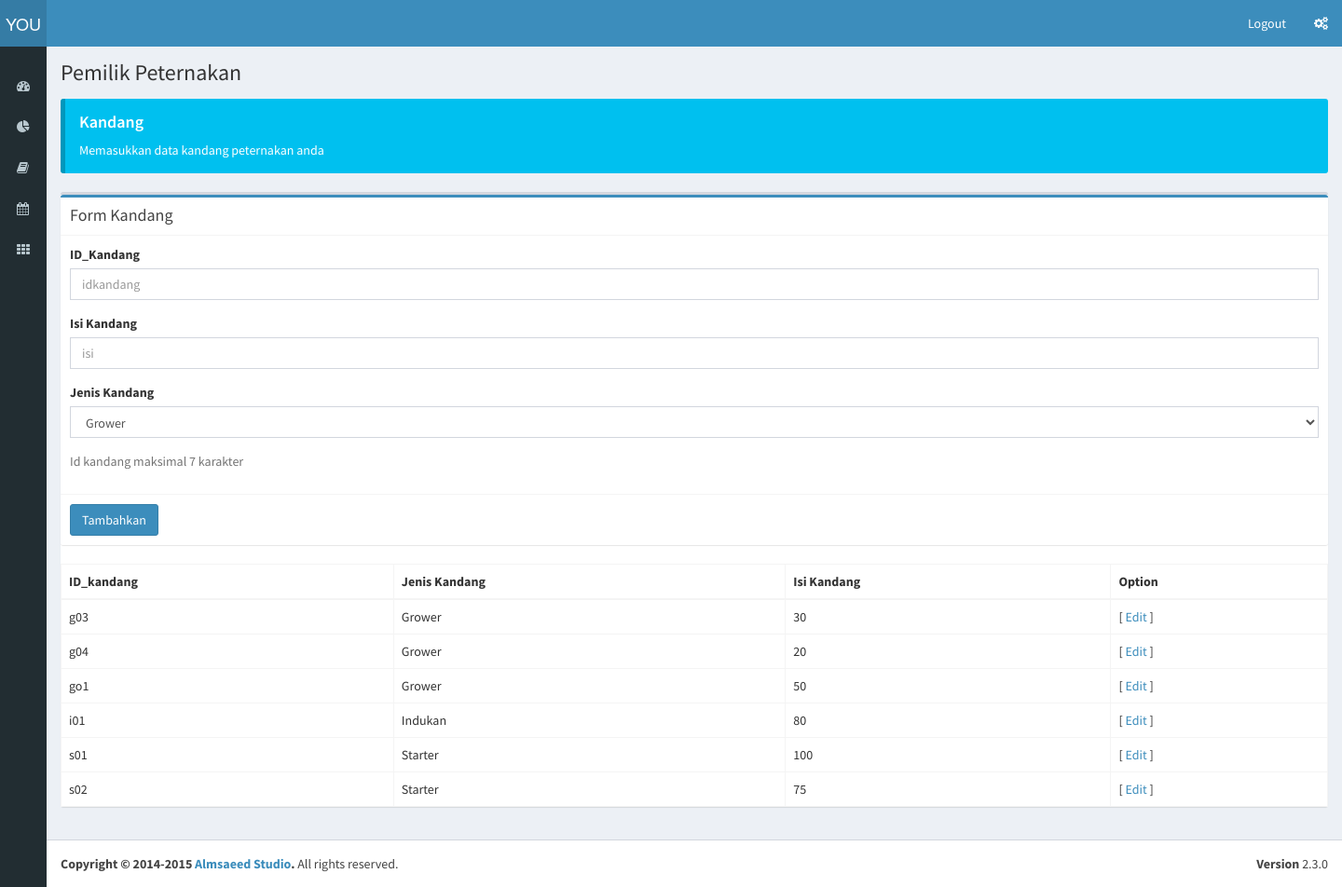
The app's page /index.php?kandang (signed in) with its own data.
### tables this page shows
CREATE TABLE IF NOT EXISTS `tb_kandang` (
  `id_kandang` varchar(7) NOT NULL,
  `id_peternakan` varchar(10) NOT NULL,
  `id_jenis_kandang` varchar(1) NOT NULL,
  `isi_kandang` int(3) NOT NULL,
  PRIMARY KEY (`id_kandang`),
  KEY `id_peternakan` (`id_peternakan`),
  KEY `id_jenis_kandang` (`id_jenis_kandang`)
);

CREATE TABLE IF NOT EXISTS `tb_jenis_kandang` (
  `id_jenis_kandang` varchar(1) NOT NULL,
  `nama_jenis_kandang` varchar(10) NOT NULL,
  PRIMARY KEY (`id_jenis_kandang`)
);

### controller/controller.php (called while the page is built, shortened)
<?php
	include "model/model.php";
	class controller{
		public $model;
		function __construct(){
			$this->model = new model();
		}
		function viewkformkandang(){
			$data = $this->model->getdataKan();
				include "view/formKan.php";
		}
	}
?>

### model/model.php (called while the page is built, shortened)
<?php
	class model{
function getdataKan(){
	$data=null;
	$id=$_SESSION['idpt'];
			$sql = mysql_query("select * from tb_peternakan pt join tb_kandang kd
			on kd.id_peternakan=pt.id_peternakan
			join tb_jenis_kandang jk on jk.id_jenis_kandang=kd.id_jenis_kandang
			 where pt.id_peternakan= '$id'");
			$indeks=0;
			while($radata=mysql_fetch_array($sql)){
        $data [$indeks]["id_kandang"]=$radata["id_kandang"];
        $data [$indeks]["nama_jenis_kandang"]=$radata["nama_jenis_kandang"];
        $data[$indeks]["isi_kandang"]=$radata["isi_kandang"];
$indeks=$indeks+1;
        }
return $data;
    }
	}
	?>

### view/formKan.php (the view, shortened to what this page needs)
<!DOCTYPE html>
<html>
  <head>
    <link rel="stylesheet" href="aset/bootstrap/css/bootstrap.min.css">
    <link rel="stylesheet" href="https://maxcdn.bootstrapcdn.com/font-awesome/4.4.0/css/font-awesome.min.css">
    <link rel="stylesheet" href="https://code.ionicframework.com/ionicons/2.0.1/css/ionicons.min.css">
    <link rel="stylesheet" href="aset/plugins/jvectormap/jquery-jvectormap-1.2.2.css">
    <link rel="stylesheet" href="aset/dist/css/AdminLTE.min.css">
    <link rel="stylesheet" href="aset/dist/css/skins/_all-skins.min.css">
  </head>
  <body class="hold-transition skin-blue sidebar-collapse sidebar-mini">
    <div class="wrapper">
 <header class="main-header">
        <a href="../../index2.html" class="logo">
          <span class="logo-mini">YOU</span>
        </a>
        <nav class="navbar navbar-static-top" role="navigation">
          <div class="navbar-custom-menu">
            <ul class="nav navbar-nav">
              <li class="dropdown user user-menu">
              <a href="index.php?logout" class="dropdown-toggle" data-toggle="dropdown">
                  <span class="hidden-xs">Logout</span>
                </a>
              </li>
              <li>
                <a href="#" data-toggle="control-sidebar"><i class="fa fa-gears"></i></a>
              </li>
            </ul>
          </div>
        </nav>
      </header>
         <aside class="main-sidebar">
        <section class="sidebar">
          <div class="user-panel">
          </div>
          <ul class="sidebar-menu">
            <li class="treeview">
              <a href="#">
                <i class="fa fa-dashboard"></i> <span>Peternakan</span> <i class="fa fa-angle-left pull-right"></i>
              </a>
            </li>
            <li class="treeview">
              <a href="index.php?Apakan">
                <i class="fa fa-pie-chart"></i>
              </a>
            </li>
            <li class="treeview">
              <a href="#">
                <i class="fa fa-book"></i> <span>Karyawan</span>
              </a>
            </li>
            <li class="treeview">
              <a href="#">
                <i class="fa fa-calendar"></i> <span>Jadwal</span>
              </a>
            </li>
            <li>
              <a href="index.php?kandang">
                <i class="fa fa-th"></i> <span>Kandang</span>
              </a>
            </li>
          </ul>
        </section>
      </aside>
      <div class="content-wrapper">
        <section class="content-header">
          <h1>
            Pemilik Peternakan
          </h1>
        </section>
        <section class="content">
          <div class="callout callout-info">
            <h4>Kandang</h4>
            <p>Memasukkan data kandang peternakan anda</p>
          </div>
         <div class="box">
                <div class="box-body no-padding">
              <div class="box box-primary">
                <div class="box-header with-border">
                  <h3 class="box-title">Form Kandang</h3>
                </div>
                <form role="form" method="post" action="index.php?inputkandang">
                  <div class="box-body">
                    <div class="form-group">
                      <label for="exampleInputEmail1">ID_Kandang</label>
                      <input type="text" class="form-control" id="exampleInputEmail1" placeholder="idkandang" name="idk">
                    </div>
                    <div class="form-group">
                      <label for="exampleInputEmail1">Isi Kandang</label>
                      <input type="text" class="form-control" id="exampleInputEmail1" placeholder="isi" name="isi">
                    </div>
                             <div class="form-group">
                      <label>Jenis Kandang</label>
                      <select name="jkandang" class="form-control">
                        <?php
$data2=mysql_query("select * from tb_jenis_kandang");
while($rdata=mysql_fetch_array($data2)){
?>
    <option value="<?php echo $rdata["id_jenis_kandang"];?>"><?php echo $rdata["nama_jenis_kandang"];?>&nbsp;</option>
 <?php } ?>
                      </select>
                    </div>
                    <div class="form-group">
                      <p class="help-block">Id kandang maksimal 7 karakter</p>
                    </div>
                  </div>
                  <div class="box-footer">
                    <button type="submit" class="btn btn-primary" name="create">Tambahkan</button>
                  </div>
                </form>
              </div>
   <table id="example2" class="table table-bordered table-hover">
                    <thead>
                      <tr>
                        <th>ID_kandang</th>
                        <th>Jenis Kandang</th>
                        <th>Isi Kandang</th>
                        <th>Option</th>
                      </tr>
                    </thead>
                    <tbody> <?php
                                if($data!=null)
{
     foreach ( $data as $var ) {
?><tr>
    <td><?php echo $var["id_kandang"];?>&nbsp;</td>
    <td><?php echo $var["nama_jenis_kandang"];?>&nbsp;</td>
    <td><?php echo $var["isi_kandang"];?>&nbsp;</td>
  <td>
                                        [ <a href="index.php?editkand&idkd=<?php echo $var['id_kandang'];?>">Edit</a> ] </td>
                                </tr>
 <?php }
 } else { ?> <h3>Maaf data kandang masih kosong</h3>
 <?php  }?>
                    </tbody>
                  </table>
                </div>
              </div>
            </section>
      </div>
      <footer class="main-footer">
        <div class="pull-right hidden-xs">
          <b>Version</b> 2.3.0
        </div>
        <strong>Copyright &copy; 2014-2015 <a href="http://almsaeedstudio.com">Almsaeed Studio</a>.</strong> All rights reserved.
      </footer>
    </div>
  </body>
</html>

### records on screen
tb_kandang: id_kandang "g03", id_jenis_kandang.nama_jenis_kandang "Grower", isi_kandang "30"
tb_kandang: id_kandang "g04", id_jenis_kandang.nama_jenis_kandang "Grower", isi_kandang "20"
tb_kandang: id_kandang "go1", id_jenis_kandang.nama_jenis_kandang "Grower", isi_kandang "50"
tb_kandang: id_kandang "i01", id_jenis_kandang.nama_jenis_kandang "Indukan", isi_kandang "80"
tb_kandang: id_kandang "s01", id_jenis_kandang.nama_jenis_kandang "Starter", isi_kandang "100"
tb_kandang: id_kandang "s02", id_jenis_kandang.nama_jenis_kandang "Starter", isi_kandang "75"

### other values on screen
form field jkandang "Grower"
